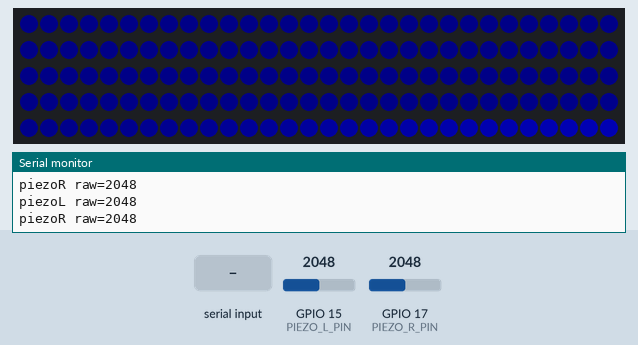
Bench run of a sketch on a simulated ESP32-S3. Shown: 150 RGB LEDs in strip order, left to right, continuing on the next row, the last lines printed to the serial monitor. The inputs (shaded band) are chosen by the test bench; at power-on: GPIO 17 (PIEZO_R_PIN) = 2048, GPIO 15 (PIEZO_L_PIN) = 2048 (analog values on the 0–4095 scale). Dim RGB values are drawn brighter than linear; I2S audio is not simulated (input reads silence).

Above: at 1.5 s.
1.6 s: GPIO 17 (PIEZO_R_PIN) set to 4095
At 4.14 s:
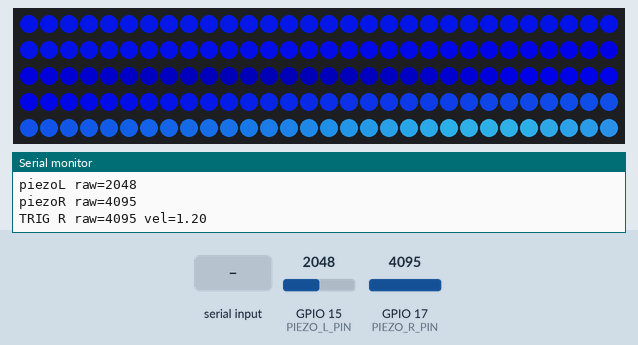
4.6 s: GPIO 15 (PIEZO_L_PIN) set to 2866
At 5.36 s:
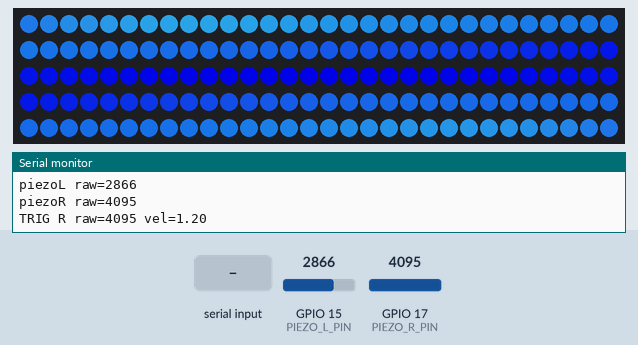
At 7.5 s:
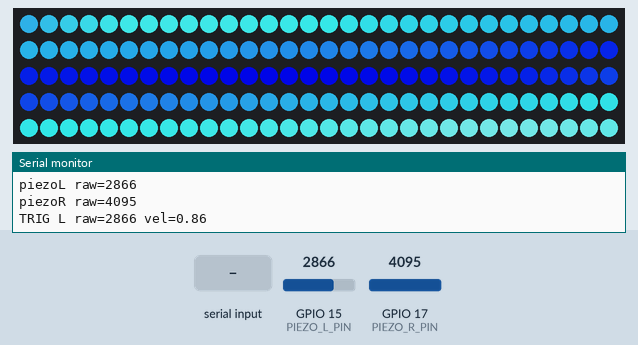
7.6 s: "l" received over Serial
9.1 s: "r" received over Serial
10.6 s: "t" received over Serial
12.2 s: GPIO 17 (PIEZO_R_PIN) set to 3603
Timing chart, 0 to 15.0 s (numbered marks = the images above; inputs shaded):
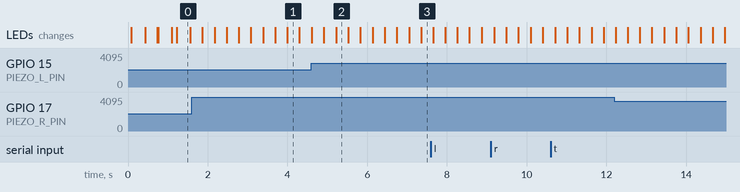

The sketch:

20251014_2piezo_PCM5102A_light_sound_150_5v.ino
```cpp
// =======================================================
//  ESP32-S3 + PCM5102A (I2S) + Dual Piezo(ADC) + NeoPixel(WS2812)
//  FM Pluck + Proper Ping-Pong Echo (250ms seeding)
//  + Echo-driven Icy-Blue Lights
//  + Left piezo(GPIO15) -> 左聲道起始；Right piezo(GPIO17) -> 右聲道起始
//  + 各自獨立 baseline/平滑/不應期，允許同時疊加
//  + 串列監看台印出兩路 piezo 數值與觸發
// =======================================================

#include <Arduino.h>
#include <driver/i2s.h>
#include <math.h>
#include <Adafruit_NeoPixel.h>

// -------------------- I2S 腳位 (PCM5102A) --------------------
#define I2S_PORT      I2S_NUM_0
#define I2S_BCLK_PIN  4     // PCM5102A BCK
#define I2S_LRCLK_PIN 5     // PCM5102A LRCK
#define I2S_DATA_PIN  6     // ★ 改回 6（你的既有連線）

// -------------------- NeoPixel (5V WS2812) -------------------
#define LED_PIN         13
#define NUM_PIXELS      150
#define LED_ORDER       NEO_GRB
#define LED_KHZ         NEO_KHZ800
#define LED_BRIGHTNESS  180
Adafruit_NeoPixel pixels(NUM_PIXELS, LED_PIN, LED_ORDER + LED_KHZ);

static const uint8_t BASE_B = 80;
static const uint8_t BASE_G = 5;
static const float   BASE_GAMMA = 2.5f;
static const uint8_t PEAK_ADD_BASE = 170;
static const float   WHITE_BLEND = 0.18f;
static const float   WAVE_WIDTH = 12.0f;
static const int     HALF_PIX = NUM_PIXELS/2;

// -------------------- Piezo (ADC) 兩路 -----------------------
#define PIEZO_L_PIN 15   // 左：固定從左聲道起始
#define PIEZO_R_PIN 17   // 右：固定從右聲道起始

static const int RAW_MAX = 4095;
static const int TRIG_ON = 120;   // 觸發門檻（會再以 baseline 修正）
static const int FRAME_MS = 20;   // LED 更新幀距

// 單一路 piezo 狀態
struct PiezoState {
  int   pin;
  // 移動平均
  static const int MA_N = 10;
  int   maBuf[MA_N];
  int   maIdx = 0;
  long  maSum = 0;
  int   baseline = -1;
  // 觸發節流
  uint32_t lastHitMs = 0;
  const int refractoryMs = 100;
  // debug 列印節流
  uint32_t lastPrintMs = 0;
  const int printEveryMs = 60;
};
PiezoState PZL{PIEZO_L_PIN};
PiezoState PZR{PIEZO_R_PIN};

// -------------------- Audio 參數 ------------------------------
static const int   SAMPLE_RATE = 44100;
static const int   FRAMES      = 128;
static const float TAU_F       = 6.28318530718f;

// FM（左/右可做微差異，右邊加一點亮度）
static const float FREQ_MIN = 80.0f, FREQ_MAX = 320.0f;
static const float FREQ_SLEW_PER_SAMPLE = 0.50f;
static float baseFreq=140.0f, freqTarget=140.0f;
static float modRatio=1.0f;
static float modIndexMin=4.0f, modIndexMax=55.0f;
static float currentIndex=4.0f, targetIndex=4.0f, indexLerp=0.0012f;
static float carrierPhase=0.0f, modPhase=0.0f;
static float masterGain = 0.65f;

// 右邊 piezo 的音色微調（想維持一樣就都設 1.0 / 0.0）
static const float RIGHT_MOD_RATIO  = 1.07f;  // 右邊調制比微增
static const float RIGHT_INDEX_BOOST= 2.0f;   // 右邊 index 起始微增（絕對值）

// ADSR
enum Stage { IDLE, ATTACK, DECAY, SUSTAIN, RELEASE };
static Stage envStage = IDLE;
static float env=0.0f, aInc=0, dDec=0, rDec=0;
static const float A_SEC=0.003f, D_SEC=0.160f, S_LVL=0.08f, R_SEC=0.120f;
static const int   PLOCK_MS = 180;
static int32_t     noteOnTimeMs = -1;

// Proper Ping-Pong Echo（雙延遲交叉 + 連續 seeding）
static const int   MAX_DELAY_MS  = 2000;
static const int   DELAY_LEN_MAX = (int)(SAMPLE_RATE * (MAX_DELAY_MS/1000.0f));
static float*      delayL = nullptr;
static float*      delayR = nullptr;
static int         delayWrite = 0;

static float feedback  = 0.55f;   // 0..0.95
static float wet       = 0.40f;   // 0..0.90
static int   ECHO_MIN_MS = 180;
static int   ECHO_MAX_MS = 820;

static double delayMsTarget = 380.0;         // 每次 hit 設
static double delayMsF      = 380.0;         // 平滑追蹤
static const double DELAY_SLEW_PER_SAMPLE = 0.002;

static const int   SEED_DUR_MS = 250;        // 連續 seeding 時間
static int         seedRemainSamples = 0;
static double      seedPanL = 1.0, seedPanR = 0.0;
static double      seedEnv = 0.0;
static double      seedEnvDecay = 1.0;
static const double SEED_ENV_END = 0.02;

static float panStrong = 0.85f;  // 未使用，但保留以便後續擴充

// -------------------- LED EchoLight --------------------------
struct EchoLight {
  uint32_t t0Ms;
  bool     startLeft;
  float    vel;
  int      echoMs;
  float    startL;
  float    startR;
};
static const int MAX_LIGHTS = 64;
static EchoLight lights[MAX_LIGHTS];
static int       lightCount = 0;

// -------------------- 小工具 -------------------------------
static inline float clampf(float v,float lo,float hi){ return v<lo?lo:(v>hi?hi:v); }
static inline float fmap(float x,float i0,float i1,float o0,float o1){
  float t=(i1!=i0)?(x-i0)/(i1-i0):0.0f; if(t<0)t=0; if(t>1)t=1; return o0 + t*(o1-o0);
}
static inline uint8_t clamp8(int v){ return v<0?0:(v>255?255:v); }
static inline uint8_t gammaApply8(uint8_t x, float g){ float n = powf(x/255.0f, g); return (uint8_t)clamp8((int)(n*255.0f+0.5f)); }
static inline float dconstrain(float v, float lo, float hi){ return v<lo?lo:(v>hi?hi:v); }

// -------------------- ADSR -------------------------------
inline void stepADSR(){
  switch(envStage){
    case IDLE:     env=0; break;
    case ATTACK:   env += aInc; if(env>=1.0f){ env=1.0f; envStage=DECAY; } break;
    case DECAY:    env -= dDec; if(env<=S_LVL){ env=S_LVL; envStage=SUSTAIN; } break;
    case SUSTAIN:  env = S_LVL; break;
    case RELEASE:  env -= rDec; if(env<=0){ env=0; envStage=IDLE; } break;
  }
}
inline void noteOn(){ envStage=ATTACK; noteOnTimeMs = millis(); }
inline void noteOff(){ envStage=RELEASE; noteOnTimeMs = -1; }

// -------------------- Hit（聲音+燈） -----------------------
void addEchoLight(uint32_t nowMs, bool startLeft, float velocity, int echoMs){
  float startL = fmap(velocity, 0.1f, 1.5f, HALF_PIX-1, HALF_PIX * 0.55f);
  float startR = fmap(velocity, 0.1f, 1.5f, HALF_PIX,   HALF_PIX + HALF_PIX * 0.45f);
  EchoLight el{ nowMs, startLeft, velocity, echoMs, startL, startR };
  if (lightCount < MAX_LIGHTS){
    lights[lightCount++] = el;
  }else{
    for(int i=1;i<MAX_LIGHTS;i++) lights[i-1] = lights[i];
    lights[MAX_LIGHTS-1] = el;
  }
}

// 核心觸發（toLeft = true/false 固定第一拍邊）
void hit_core(float velocity, bool toLeft, bool isRightVoice){
  // ---- velocity 安全映射 ----
  float safe = powf(clampf(velocity,0.1f,1.5f), 0.6f); // 拉平
  float vel01 = fmap(safe, 0.1f, 1.5f, 0.1f, 1.0f);

  // FM：右邊可做微差異
  float thisModRatio  = isRightVoice ? (modRatio * RIGHT_MOD_RATIO) : modRatio;
  float idxStart      = (modIndexMin + (modIndexMax - modIndexMin) * vel01)
                        + (isRightVoice ? RIGHT_INDEX_BOOST : 0.0f);

  freqTarget   = fmap(vel01, 0.1f, 1.0f, FREQ_MIN, FREQ_MAX);
  currentIndex = idxStart;
  targetIndex  = modIndexMin;
  masterGain   = 0.60f + 0.20f * vel01;

  // echo 時間（與 velocity 相關）
  double echoMs = fmap(vel01, 0.1f, 1.0f, (float)ECHO_MIN_MS, (float)ECHO_MAX_MS);
  echoMs = max(150.0, echoMs);
  delayMsTarget = echoMs;
  int echoMsInt = (int)round(echoMs);

  // 250ms 連續 seeding：固定聲像到首拍那側
  seedRemainSamples = (int)(SAMPLE_RATE * (SEED_DUR_MS/1000.0f));
  seedEnv = 1.0;
  if (toLeft) { seedPanL = 1.0; seedPanR = 0.0; }
  else        { seedPanL = 0.0; seedPanR = 1.0; }

  // LED 事件
  addEchoLight(millis(), toLeft, vel01, echoMsInt);

  // 音量起動
  noteOn();

  // 將本次的調制比套用（把 modRatio 作為「即時」控制）
  modRatio = thisModRatio;
}

inline void hit_left (float v){ hit_core(v, true , false); } // 左 piezo → 左聲道開始
inline void hit_right(float v){ hit_core(v, false, true ); } // 右 piezo → 右聲道開始（微亮音色）

// -------------------- I2S 初始化 --------------------------
void audio_init(){
  i2s_config_t cfg = {
    .mode = (i2s_mode_t)(I2S_MODE_MASTER | I2S_MODE_TX),
    .sample_rate = SAMPLE_RATE,
    .bits_per_sample = I2S_BITS_PER_SAMPLE_16BIT,
    .channel_format = I2S_CHANNEL_FMT_RIGHT_LEFT,
    .communication_format = I2S_COMM_FORMAT_I2S_MSB,
    .intr_alloc_flags = 0,
    .dma_buf_count = 8,
    .dma_buf_len = FRAMES,
    .use_apll = false,
    .tx_desc_auto_clear = true,
    .fixed_mclk = 0
  };
  i2s_pin_config_t pins = {
    .bck_io_num   = I2S_BCLK_PIN,
    .ws_io_num    = I2S_LRCLK_PIN,
    .data_out_num = I2S_DATA_PIN,
    .data_in_num  = I2S_PIN_NO_CHANGE
  };
  i2s_driver_install(I2S_PORT, &cfg, 0, NULL);
  i2s_set_pin(I2S_PORT, &pins);
  i2s_zero_dma_buffer(I2S_PORT);

  aInc = (A_SEC<=0)?1.0f:(1.0f/(A_SEC*SAMPLE_RATE));
  dDec = (D_SEC<=0)?1.0f:((1.0f - S_LVL)/(D_SEC*SAMPLE_RATE));
  rDec = (R_SEC<=0)?1.0f:(S_LVL/(R_SEC*SAMPLE_RATE));

  // delay 緩衝配置（優先 PSRAM）
  delayL = (float*)heap_caps_malloc(sizeof(float)*DELAY_LEN_MAX, MALLOC_CAP_SPIRAM | MALLOC_CAP_8BIT);
  delayR = (float*)heap_caps_malloc(sizeof(float)*DELAY_LEN_MAX, MALLOC_CAP_SPIRAM | MALLOC_CAP_8BIT);
  if(!delayL || !delayR){
    if(!delayL) delayL = (float*)heap_caps_malloc(sizeof(float)*DELAY_LEN_MAX, MALLOC_CAP_8BIT);
    if(!delayR) delayR = (float*)heap_caps_malloc(sizeof(float)*DELAY_LEN_MAX, MALLOC_CAP_8BIT);
  }
  if(!delayL || !delayR){ Serial.println("FATAL: no RAM for delay"); while(true){ delay(1000);} }
  for(int i=0;i<DELAY_LEN_MAX;i++){ delayL[i]=0; delayR[i]=0; }
  delayWrite = 0;

  int seedTotal = (int)(SAMPLE_RATE * (SEED_DUR_MS/1000.0f));
  seedEnvDecay  = pow(SEED_ENV_END, 1.0 / max(1, seedTotal));

  Serial.println("[I2S] ready (44.1k, I2S_MSB, proper ping-pong, PCM5102A)");
}

// -------------------- 音訊更新（含 limiter/clipper） -----
void audio_update(){
  static int16_t buf[FRAMES*2];
  size_t wt = 0;

  if(noteOnTimeMs>0 && (millis()-noteOnTimeMs)>=PLOCK_MS &&
      envStage!=RELEASE && envStage!=IDLE) noteOff();

  int di=0;
  for(int n=0;n<FRAMES;n++){
    // 平滑
    if(baseFreq<freqTarget) baseFreq = min(freqTarget, baseFreq + FREQ_SLEW_PER_SAMPLE);
    else if(baseFreq>freqTarget) baseFreq = max(freqTarget, baseFreq - FREQ_SLEW_PER_SAMPLE);

    double dErr  = delayMsTarget - delayMsF;
    double step  = (dErr>0?1:-1) * min(fabs(dErr), DELAY_SLEW_PER_SAMPLE);
    delayMsF += step;

    stepADSR();

    // FM
    if(currentIndex<targetIndex) currentIndex = min(targetIndex, currentIndex + indexLerp);
    else if(currentIndex>targetIndex) currentIndex = max(targetIndex, currentIndex - indexLerp);

    float mod    = sinf(modPhase);
    float delta  = mod * currentIndex;
    float fInst  = dconstrain(baseFreq + delta, FREQ_MIN, FREQ_MAX);
    float fMod   = dconstrain(baseFreq * modRatio, FREQ_MIN, FREQ_MAX);
    modPhase     += TAU_F * (fMod  / SAMPLE_RATE); if(modPhase     > TAU_F) modPhase     -= TAU_F;
    carrierPhase += TAU_F * (fInst / SAMPLE_RATE); if(carrierPhase > TAU_F) carrierPhase -= TAU_F;

    float dry = sinf(carrierPhase) * (masterGain * env);

    // Ping-Pong 讀/寫
    int delaySamp = (int)dconstrain((float)round(delayMsF * SAMPLE_RATE / 1000.0f), 1, (float)(DELAY_LEN_MAX-1));
    int readPos   = delayWrite - delaySamp; if(readPos<0) readPos += DELAY_LEN_MAX;
    float yL = delayL[readPos];
    float yR = delayR[readPos];

    // 連續 seeding 到單邊
    float seedL = 0, seedR = 0;
    if(seedRemainSamples>0){
      float s = (float)seedEnv;
      seedL = dry * s * (float)seedPanL;
      seedR = dry * s * (float)seedPanR;
      seedEnv *= (float)seedEnvDecay;
      seedRemainSamples--;
    }

    // Feedback Limiter（動態抑制過強回授）
    float fbDyn = feedback;
    float peakY = max(fabsf(yL), fabsf(yR));
    if (peakY > 0.9f)      fbDyn *= 0.55f;
    else if (peakY > 0.8f) fbDyn *= 0.70f;
    else if (peakY > 0.7f) fbDyn *= 0.85f;

    delayL[delayWrite] = seedL + yR * fbDyn;
    delayR[delayWrite] = seedR + yL * fbDyn;
    delayWrite++; if(delayWrite>=DELAY_LEN_MAX) delayWrite=0;

    // 最終混音
    float w = wet, dryMix = 1.0f - w;
    float mixL = dry * dryMix + yL * w;
    float mixR = dry * dryMix + yR * w;

    // Soft clip（避免爆音）
    auto softclip = [](float x){ return tanhf(x * 1.5f); };
    float outL = softclip(mixL) * 0.95f;
    float outR = softclip(mixR) * 0.95f;

    buf[di++] = (int16_t)constrain((int)(outL * 32767.0f), -32768, 32767);
    buf[di++] = (int16_t)constrain((int)(outR * 32767.0f), -32768, 32767);
  }
  i2s_write(I2S_PORT, buf, sizeof(buf), &wt, 2 /*ticks*/);
}

// -------------------- LED 更新 ----------------------------
static uint32_t lastLEDms = 0;
void led_update(){
  uint32_t now = millis();
  if (now - lastLEDms < FRAME_MS) return;
  lastLEDms = now;

  // 底色
  for(int i=0;i<NUM_PIXELS;i++){
    pixels.setPixelColor(i, pixels.Color(0, BASE_G, BASE_B));
  }

  // 疊加所有 EchoLight
  static float addR[NUM_PIXELS];
  static float addG[NUM_PIXELS];
  static float addB[NUM_PIXELS];
  for(int i=0;i<NUM_PIXELS;i++){ addR[i]=0; addG[i]=0; addB[i]=0; }

  const float baseAdd = (float)PEAK_ADD_BASE;
  for(int li=0; li<lightCount; li++){
    const EchoLight &L = lights[li];
    long dt = (long)(now - L.t0Ms);
    if (dt < 0) continue;

    int period = max(1, L.echoMs);
    int kEcho  = (int)floorf((float)dt / (float)period);
    if (kEcho > 24) continue;

    bool leftNow = L.startLeft ? ((kEcho % 2) == 0) : ((kEcho % 2) == 1);
    float tIn    = (float)(dt % period) / (float)period;

    float speed  = fmap(L.vel, 0.1f, 1.0f, 0.7f, 1.6f);
    float tt     = min(1.0f, tIn * speed);

    float pos = leftNow ? (L.startL - (L.startL - 0.0f) * tt)
                        : (L.startR + ((float)NUM_PIXELS-1.0f - L.startR) * tt);

    float echoGain  = powf(feedback, (float)kEcho);
    float lightAmp  = (0.5f + 0.8f*L.vel) * echoGain;

    float widthScale= fmap(L.vel, 0.1f, 1.0f, 0.8f, 1.4f);
    float sigma     = WAVE_WIDTH * widthScale;

    int i0 = max(0, (int)floorf(pos - sigma*4));
    int i1 = min(NUM_PIXELS-1, (int)ceilf (pos + sigma*4));
    for(int i=i0; i<=i1; i++){
      float d = fabsf(i - pos);
      float g = expf(-0.5f * (d*d) / (sigma*sigma));
      float add = g * baseAdd * lightAmp;

      float wmix = g * WHITE_BLEND;
      addR[i] += add * (wmix);
      addG[i] += add * (wmix + 0.10f);
      addB[i] += add;
    }
  }

  // 合成 + gamma
  for(int i=0;i<NUM_PIXELS;i++){
    int r = clamp8((int)(addR[i]));
    int g = clamp8((int)(BASE_G + addG[i]));
    int b = clamp8((int)(BASE_B + addB[i]));
    r = gammaApply8(r, BASE_GAMMA);
    g = gammaApply8(g, BASE_GAMMA);
    b = gammaApply8(b, BASE_GAMMA);
    pixels.setPixelColor(i, pixels.Color(r,g,b));
  }
  pixels.show();
}

// -------------------- Piezo：單一路處理 --------------------
void piezo_init_one(PiezoState& P){
  // baseline
  int sum=0;
  for(int i=0;i<100;i++){ sum += analogRead(P.pin); delay(1); }
  P.baseline = sum/100;
  P.maSum = 0;
  for(int i=0;i<PiezoState::MA_N;i++){ P.maBuf[i]=P.baseline; P.maSum += P.baseline; }
  P.maIdx = 0;
  Serial.printf("[Piezo pin %d] baseline=%d\n", P.pin, P.baseline);
}

void piezo_update_one(PiezoState& P, bool toLeft){
  // 移動平均
  P.maSum -= P.maBuf[P.maIdx];
  int rawNow = analogRead(P.pin);
  P.maBuf[P.maIdx] = rawNow;
  P.maSum += P.maBuf[P.maIdx];
  P.maIdx = (P.maIdx + 1) % PiezoState::MA_N;
  int raw = (int)(P.maSum / PiezoState::MA_N);
  raw = max(raw, P.baseline);

  // 節流列印
  if(millis()-P.lastPrintMs > (uint32_t)P.printEveryMs){
    Serial.printf("piezo%s raw=%d\n", toLeft?"L":"R", raw);
    P.lastPrintMs = millis();
  }

  // 觸發
  const int sensitivity = 5;
  uint32_t now = millis();
  if(raw >= TRIG_ON && raw > (P.baseline + sensitivity) && (now-P.lastHitMs)>(uint32_t)P.refractoryMs){
    P.lastHitMs = now;
    float vel = fmap((float)raw, (float)TRIG_ON, (float)RAW_MAX, 0.1f, 1.2f);
    if(toLeft) hit_left(vel); else hit_right(vel);
    Serial.printf("TRIG %s raw=%d vel=%.2f\n", toLeft?"L":"R", raw, vel);
  }
}

// -------------------- 鍵盤 (可選) -------------------------
void handle_serial_keys(){
  while (Serial.available()){
    int ch = Serial.read();
    if (ch=='l' || ch=='L'){ hit_left(0.95f);  Serial.println("[KEY] L"); }
    else if (ch=='r' || ch=='R'){ hit_right(1.00f); Serial.println("[KEY] R"); }
    else if (ch=='t' || ch=='T'){ hit_left(0.70f);  Serial.println("[KEY] T"); }
  }
}

// -------------------- Arduino 週期 ------------------------
void setup(){
  Serial.begin(115200);
  delay(80);

  // ADC
  analogReadResolution(12);
  analogSetPinAttenuation(PIEZO_L_PIN, ADC_11db);
  analogSetPinAttenuation(PIEZO_R_PIN, ADC_11db);

  // I2S
  audio_init();

  // LED
  pixels.begin();
  pixels.setBrightness(LED_BRIGHTNESS);
  pixels.clear(); pixels.show();

  // seed 衰減（再次保險）
  int seedTotal = (int)(SAMPLE_RATE * (SEED_DUR_MS/1000.0f));
  seedEnvDecay  = pow(SEED_ENV_END, 1.0 / max(1, seedTotal));

  // 基線校準
  piezo_init_one(PZL);
  piezo_init_one(PZR);

  Serial.println("PCM5102A + FM + Proper PingPong + SoftLimiter + IceBlue LED + Dual Piezo(15=L,17=R)");
  // 開機輕觸發（左）
  hit_left(0.6f);
}

void loop(){
  audio_update();
  piezo_update_one(PZL, /*toLeft=*/true);
  piezo_update_one(PZR, /*toLeft=*/false);
  handle_serial_keys();
  led_update();
}
```
